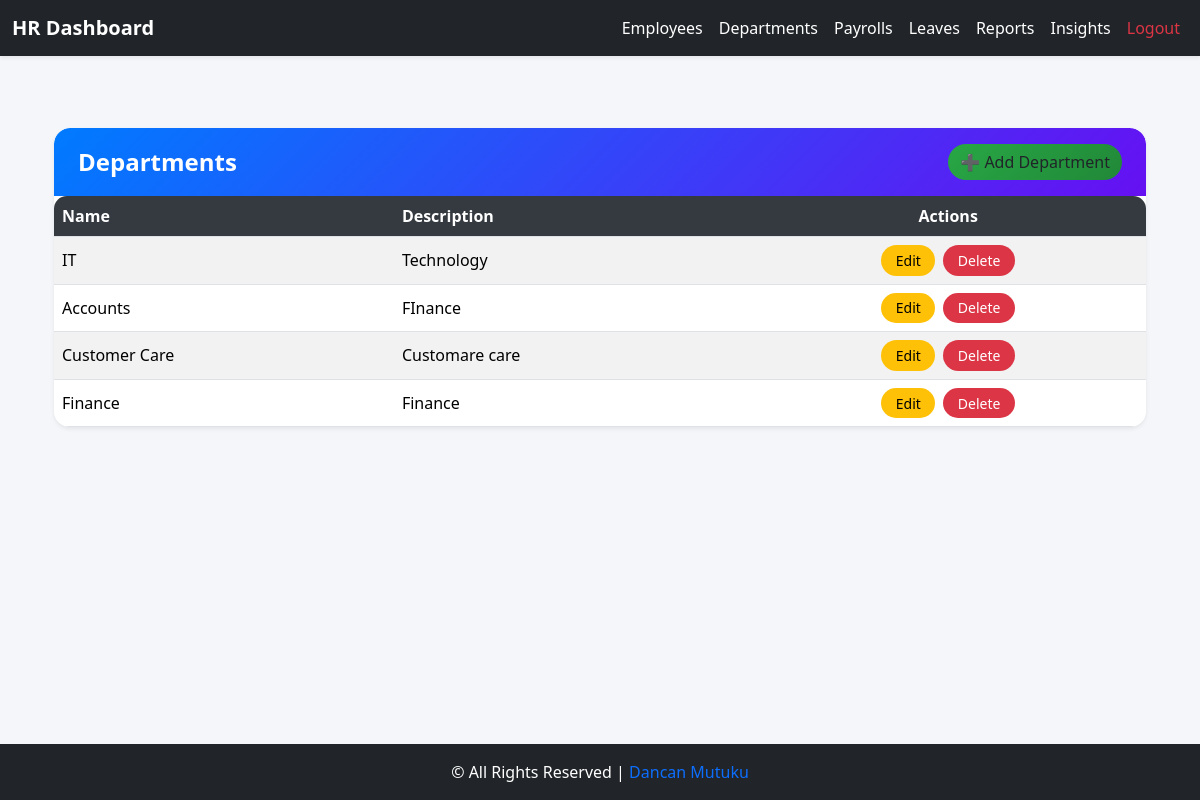
The page /employee/hr/departments/ (signed in) on the database as committed earlier.
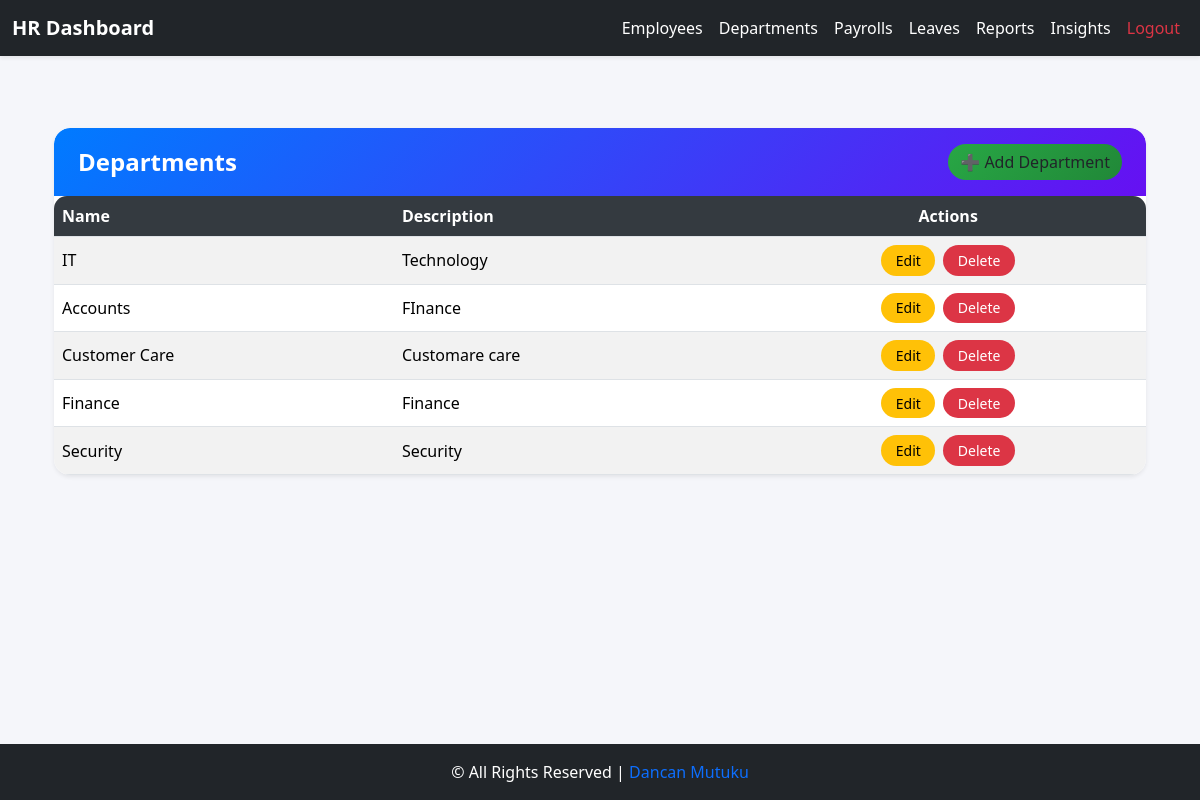
The same page on the database as committed later.
### core/models.py (models this page shows, shortened)
class Department(models.Model):
    name = models.CharField(max_length=100)
    description = models.TextField(blank=True)

### core/views.py (the view)
# urls.py: path("hr/departments/", views.hr_department_list, name="hr_department_list"),
@login_required
@group_required('HR')
def hr_department_list(request):
    departments = Department.objects.all()
    return render(request, 'core/hr_department_list.html', {'departments': departments})

### core/views.py (called while the page is built)
def group_required(group_name):
    def check(user):
        return user.is_superuser or user.groups.filter(name=group_name).exists()
    return user_passes_test(check)

### core/templates/core/hr_department_list.html (shortened to what this page needs)
{% extends "base_hr.html" %}
{% block content %}
<div class="container my-5">
    <div class="card departments-card shadow-sm">
        <div class="departments-header">
            <h4>Departments</h4>
            <a href="{% url 'hr_department_create' %}" class="btn btn-add">➕ Add Department</a>
        </div>
        <div class="card-body p-0">
            {% if departments %}
            <div class="table-responsive">
                <table class="table table-modern table-striped table-hover align-middle mb-0">
                    <thead>
                        <tr>
                            <th>Name</th>
                            <th>Description</th>
                            <th class="text-center">Actions</th>
                        </tr>
                    </thead>
                    <tbody>
                        {% for dept in departments %}
                        <tr>
                            <td>{{ dept.name }}</td>
                            <td>{{ dept.description|default:"—" }}</td>
                            <td class="text-center">
                                <a href="{% url 'hr_department_edit' dept.pk %}" class="btn btn-sm btn-warning me-1">Edit</a>
                                <a href="{% url 'hr_department_delete' dept.pk %}" class="btn btn-sm btn-danger">Delete</a>
                            </td>
                        </tr>
                        {% endfor %}
                    </tbody>
                </table>
            </div>
            {% else %}
            <div class="p-4 text-center">
                <div class="alert alert-info mb-0">No departments found.</div>
            </div>
            {% endif %}
        </div>
    </div>
</div>
{% endblock %}

Rows that differ between the two databases and show on the page:
added Department: name "Security", description "Security"
